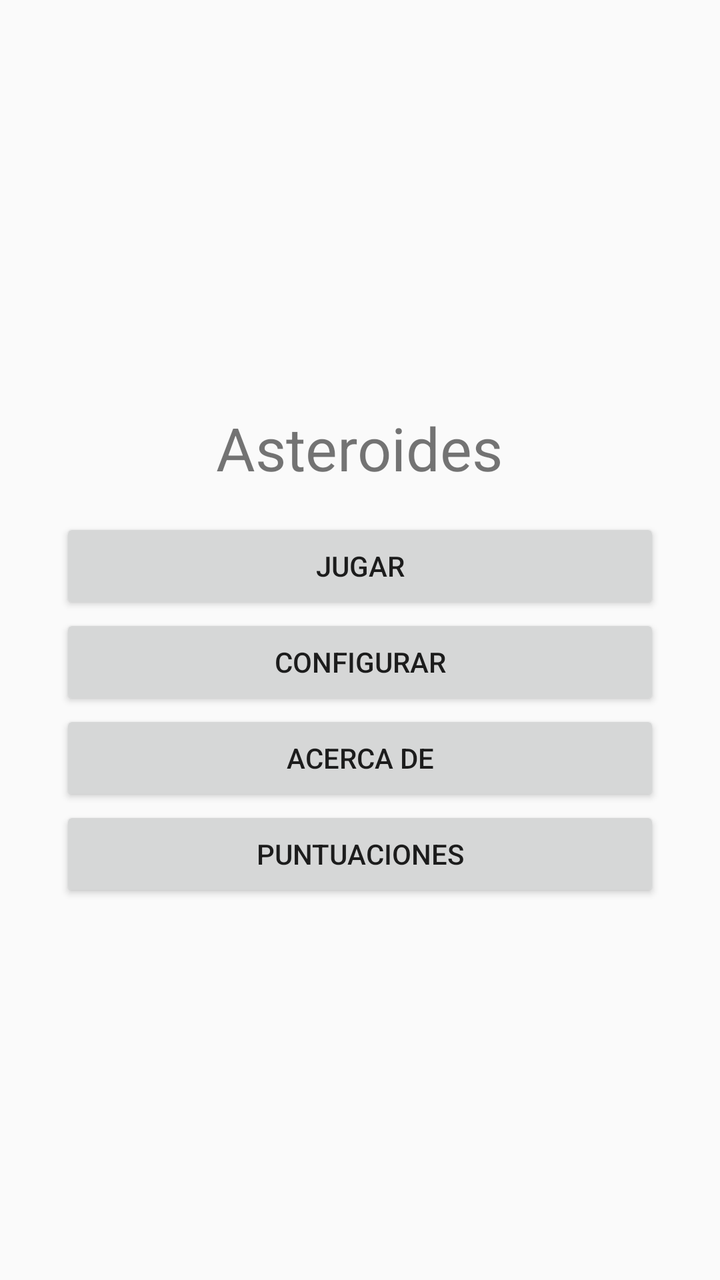
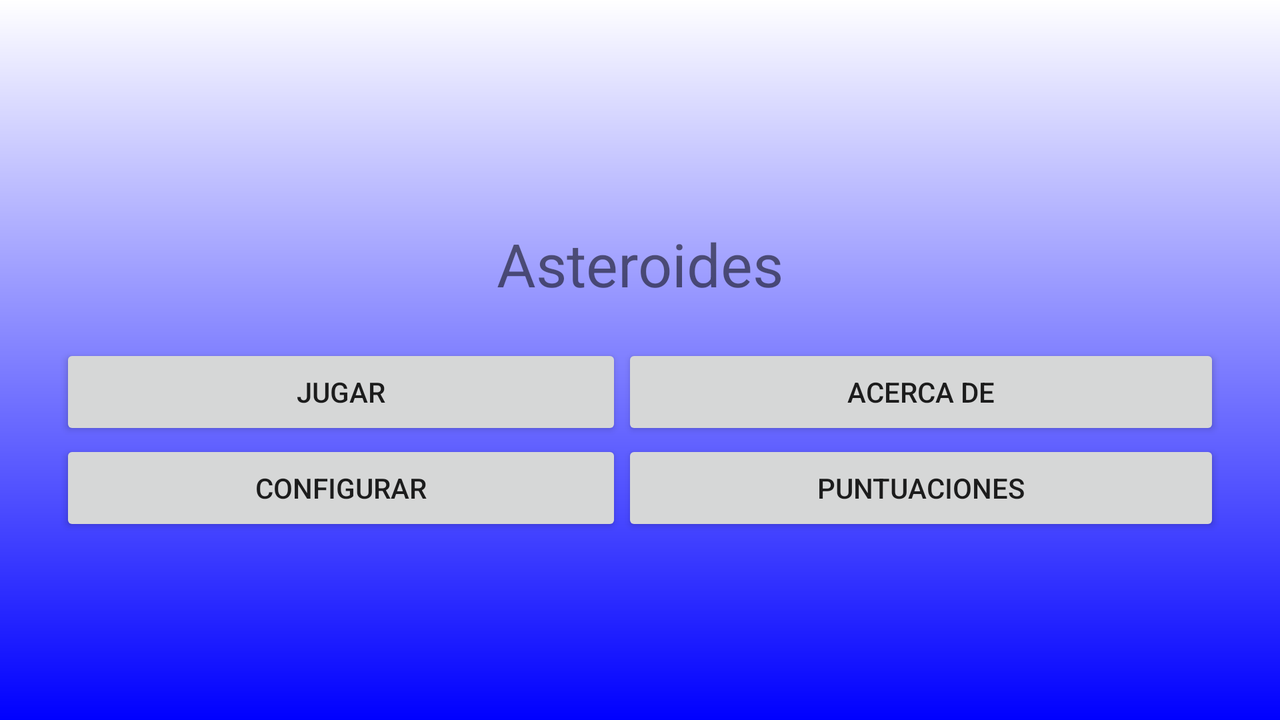

Two renders of one Android screen. The first uses the default layout on a phone; the second uses the alternative layout the repository ships for a different screen configuration, on a matching device. The two XML files are below.
<!-- AndroidManifest.xml: application theme AppTheme -->
<!-- res/layout/activity_main.xml -->
<?xml version="1.0" encoding="utf-8"?>

<LinearLayout xmlns:android="http://schemas.android.com/apk/res/android"
    xmlns:app="http://schemas.android.com/apk/res-auto"
    xmlns:tools="http://schemas.android.com/tools"
    android:layout_width="match_parent"
    android:layout_height="match_parent"
    android:orientation="vertical"
    android:gravity="center"
    android:padding="@dimen/margen_botones"
    tools:context="org.examples.asteroides.MainActivity">

    <TextView
        android:layout_width="wrap_content"
        android:layout_height="wrap_content"
        android:textSize="30dp"
        android:text="@string/tituloAplicacion"
        android:padding="15dp"
        />

    <Button
        android:layout_width="match_parent"
        android:layout_height="wrap_content"
        android:text="@string/Arrancar"
        android:id="@+id/btnjugar"/>

    <Button
        android:layout_width="match_parent"
        android:layout_height="wrap_content"
        android:text="@string/Configurar"
        android:id="@+id/btnconfig"/>

    <Button
        android:id="@+id/btnacerca"
        android:layout_width="match_parent"
        android:layout_height="wrap_content"
        android:text="@string/Acercade" />

    <Button
        android:layout_width="match_parent"
        android:layout_height="wrap_content"
        android:text="@string/Puntuaciones"
        android:id="@+id/btnsalir"/>

</LinearLayout>
<!-- resources referenced by this layout -->
<resources>
  <dimen name="margen_botones">30dp</dimen>
  <string name="Acercade">Acerca de</string>
  <string name="Arrancar">Jugar</string>
  <string name="Configurar">Configurar</string>
  <string name="Puntuaciones">Puntuaciones</string>
  <string name="tituloAplicacion">Asteroides</string>
  <style name="AppTheme" parent="Theme.AppCompat.Light.DarkActionBar">
          
          
          
          <item name="colorPrimary">@color/colorPrimary</item>
          <item name="colorPrimaryDark">@color/colorPrimaryDark</item>
          <item name="colorAccent">@color/colorAccent</item>
      </style>
</resources>
<!-- res/layout-land/activity_main.xml (the author's variant of the layout above) -->
<!-- drawn on the phone turned sideways -->
<?xml version="1.0" encoding="utf-8"?>

<LinearLayout xmlns:android="http://schemas.android.com/apk/res/android"
    android:orientation="vertical"
    android:layout_width="match_parent"
    android:layout_height="match_parent"
    android:gravity="center"
    android:background="@drawable/degradado"
    android:padding="@dimen/margen_botones">
    <TextView
        android:layout_width="match_parent"
        android:layout_height="wrap_content"
        android:textSize="30dp"
        android:gravity="center"
        android:text="@string/tituloAplicacion"
        android:padding="20dp"
        />

    <TableLayout
        android:layout_width="match_parent"
        android:layout_height="wrap_content"
        android:gravity="center"
        android:stretchColumns="*">
        <TableRow>
            <Button
                android:layout_width="match_parent"
                android:layout_height="wrap_content"
                android:text="@string/Arrancar"
                android:id="@+id/btnjugar"/>

            <Button
                android:layout_width="match_parent"
                android:layout_height="wrap_content"
                android:text="@string/Acercade"
                android:id="@+id/btnacerca"/>
        </TableRow>
        <TableRow>
            <Button
            android:layout_width="match_parent"
            android:layout_height="wrap_content"
            android:text="@string/Configurar"
            android:id="@+id/btnconfig"/>

            <Button
                android:layout_width="match_parent"
                android:layout_height="wrap_content"
                android:text="@string/Puntuaciones"
                android:id="@+id/btnsalir"/>
        </TableRow>

    </TableLayout>

</LinearLayout>
<!-- resources referenced by the variant -->
<!-- as the phone turned sideways resolves them -->
<resources>
  <dimen name="margen_botones">30dp</dimen>
  <!-- drawable degradado (drawable) -->
  <?xml version="1.0" encoding="utf-8"?>
  <shape xmlns:android="http://schemas.android.com/apk/res/android">
      <gradient
          android:startColor="#FFFFFF"
          android:endColor="#0000FF"
          android:angle="270"/>
  
  </shape>
  <string name="Acercade">Acerca de</string>
  <string name="Arrancar">Jugar</string>
  <string name="Configurar">Configurar</string>
  <string name="Puntuaciones">Puntuaciones</string>
  <string name="tituloAplicacion">Asteroides</string>
  <style name="AppTheme" parent="Theme.AppCompat.Light.DarkActionBar">
          
          
          
          <item name="colorPrimary">@color/colorPrimary</item>
          <item name="colorPrimaryDark">@color/colorPrimaryDark</item>
          <item name="colorAccent">@color/colorAccent</item>
      </style>
</resources>
